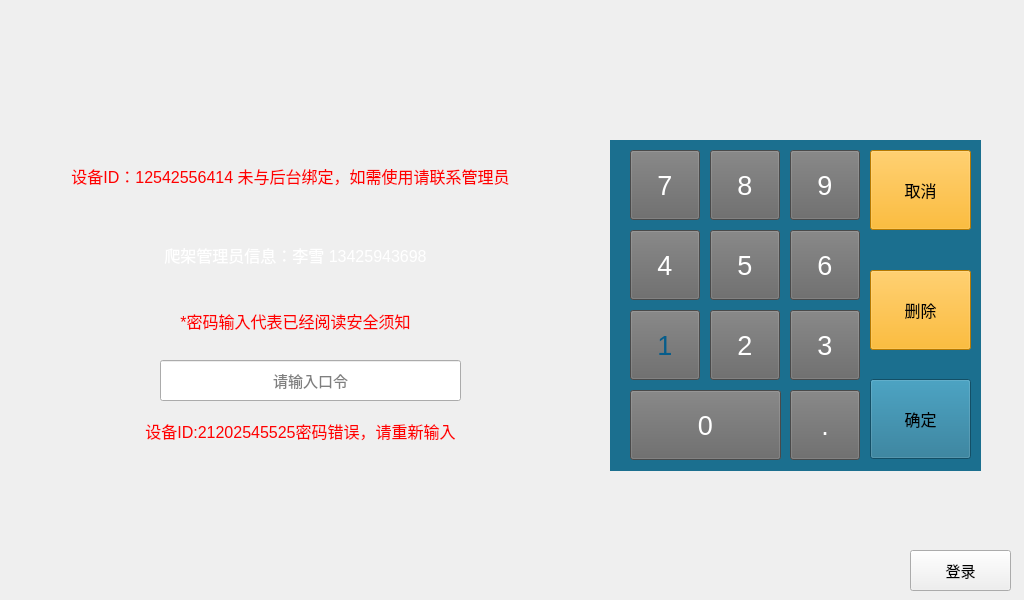
<?xml version="1.0" encoding="UTF-8"?>
<ui version="4.0">
 <class>user_instructions</class>
 <widget class="QMainWindow" name="user_instructions">
  <property name="geometry">
   <rect>
    <x>0</x>
    <y>0</y>
    <width>1024</width>
    <height>600</height>
   </rect>
  </property>
  <property name="font">
   <font>
    <family>Arial</family>
    <pointsize>11</pointsize>
   </font>
  </property>
  <property name="windowTitle">
   <string>MainWindow</string>
  </property>
  <widget class="QWidget" name="centralwidget">
   <widget class="QPushButton" name="pushButton">
    <property name="geometry">
     <rect>
      <x>910</x>
      <y>550</y>
      <width>101</width>
      <height>41</height>
     </rect>
    </property>
    <property name="focusPolicy">
     <enum>Qt::NoFocus</enum>
    </property>
    <property name="text">
     <string>登录</string>
    </property>
   </widget>
   <widget class="QWidget" name="widget" native="true">
    <property name="geometry">
     <rect>
      <x>610</x>
      <y>140</y>
      <width>371</width>
      <height>331</height>
     </rect>
    </property>
    <property name="font">
     <font>
      <family>Arial</family>
      <pointsize>12</pointsize>
     </font>
    </property>
    <property name="styleSheet">
     <string notr="true">background-color: rgb(27, 111, 143);</string>
    </property>
    <widget class="QPushButton" name="pushButton_07">
     <property name="geometry">
      <rect>
       <x>20</x>
       <y>10</y>
       <width>70</width>
       <height>70</height>
      </rect>
     </property>
     <property name="font">
      <font>
       <family>Arial</family>
       <pointsize>20</pointsize>
      </font>
     </property>
     <property name="focusPolicy">
      <enum>Qt::NoFocus</enum>
     </property>
     <property name="styleSheet">
      <string notr="true">background-color: rgb(103, 103, 103);

color: rgb(255, 255, 255);</string>
     </property>
     <property name="text">
      <string>7</string>
     </property>
    </widget>
    <widget class="QPushButton" name="pushButton_08">
     <property name="geometry">
      <rect>
       <x>100</x>
       <y>10</y>
       <width>70</width>
       <height>70</height>
      </rect>
     </property>
     <property name="font">
      <font>
       <family>Arial</family>
       <pointsize>20</pointsize>
      </font>
     </property>
     <property name="focusPolicy">
      <enum>Qt::NoFocus</enum>
     </property>
     <property name="styleSheet">
      <string notr="true">background-color: rgb(103, 103, 103);
color: rgb(255, 255, 255);</string>
     </property>
     <property name="text">
      <string>8</string>
     </property>
    </widget>
    <widget class="QPushButton" name="pushButton_09">
     <property name="geometry">
      <rect>
       <x>180</x>
       <y>10</y>
       <width>70</width>
       <height>70</height>
      </rect>
     </property>
     <property name="font">
      <font>
       <family>Arial</family>
       <pointsize>20</pointsize>
      </font>
     </property>
     <property name="focusPolicy">
      <enum>Qt::NoFocus</enum>
     </property>
     <property name="styleSheet">
      <string notr="true">background-color: rgb(103, 103, 103);
color: rgb(255, 255, 255);</string>
     </property>
     <property name="text">
      <string>9</string>
     </property>
    </widget>
    <widget class="QPushButton" name="pushButton_06">
     <property name="geometry">
      <rect>
       <x>180</x>
       <y>90</y>
       <width>70</width>
       <height>70</height>
      </rect>
     </property>
     <property name="font">
      <font>
       <family>Arial</family>
       <pointsize>20</pointsize>
      </font>
     </property>
     <property name="focusPolicy">
      <enum>Qt::NoFocus</enum>
     </property>
     <property name="styleSheet">
      <string notr="true">background-color: rgb(103, 103, 103);
color: rgb(255, 255, 255);</string>
     </property>
     <property name="text">
      <string>6</string>
     </property>
    </widget>
    <widget class="QPushButton" name="pushButton_04">
     <property name="geometry">
      <rect>
       <x>20</x>
       <y>90</y>
       <width>70</width>
       <height>70</height>
      </rect>
     </property>
     <property name="font">
      <font>
       <family>Arial</family>
       <pointsize>20</pointsize>
      </font>
     </property>
     <property name="focusPolicy">
      <enum>Qt::NoFocus</enum>
     </property>
     <property name="styleSheet">
      <string notr="true">background-color: rgb(103, 103, 103);
color: rgb(255, 255, 255);</string>
     </property>
     <property name="text">
      <string>4</string>
     </property>
    </widget>
    <widget class="QPushButton" name="pushButton_05">
     <property name="geometry">
      <rect>
       <x>100</x>
       <y>90</y>
       <width>70</width>
       <height>70</height>
      </rect>
     </property>
     <property name="font">
      <font>
       <family>Arial</family>
       <pointsize>20</pointsize>
      </font>
     </property>
     <property name="focusPolicy">
      <enum>Qt::NoFocus</enum>
     </property>
     <property name="styleSheet">
      <string notr="true">background-color: rgb(103, 103, 103);
color: rgb(255, 255, 255);</string>
     </property>
     <property name="text">
      <string>5</string>
     </property>
    </widget>
    <widget class="QPushButton" name="pushButton_del">
     <property name="geometry">
      <rect>
       <x>260</x>
       <y>130</y>
       <width>101</width>
       <height>80</height>
      </rect>
     </property>
     <property name="font">
      <font>
       <family>Arial</family>
       <pointsize>12</pointsize>
      </font>
     </property>
     <property name="focusPolicy">
      <enum>Qt::NoFocus</enum>
     </property>
     <property name="styleSheet">
      <string notr="true">background-color: rgb(255, 170, 0);</string>
     </property>
     <property name="text">
      <string>删除</string>
     </property>
    </widget>
    <widget class="QPushButton" name="pushButton_00">
     <property name="geometry">
      <rect>
       <x>20</x>
       <y>250</y>
       <width>151</width>
       <height>70</height>
      </rect>
     </property>
     <property name="font">
      <font>
       <family>Arial</family>
       <pointsize>20</pointsize>
      </font>
     </property>
     <property name="focusPolicy">
      <enum>Qt::NoFocus</enum>
     </property>
     <property name="styleSheet">
      <string notr="true">background-color: rgb(103, 103, 103);
color: rgb(255, 255, 255);</string>
     </property>
     <property name="text">
      <string>0</string>
     </property>
    </widget>
    <widget class="QPushButton" name="pushButton_point">
     <property name="geometry">
      <rect>
       <x>180</x>
       <y>250</y>
       <width>70</width>
       <height>70</height>
      </rect>
     </property>
     <property name="font">
      <font>
       <family>Arial</family>
       <pointsize>20</pointsize>
      </font>
     </property>
     <property name="focusPolicy">
      <enum>Qt::NoFocus</enum>
     </property>
     <property name="styleSheet">
      <string notr="true">background-color: rgb(103, 103, 103);
color: rgb(255, 255, 255);</string>
     </property>
     <property name="text">
      <string>.</string>
     </property>
    </widget>
    <widget class="QPushButton" name="pushButton_03">
     <property name="geometry">
      <rect>
       <x>180</x>
       <y>170</y>
       <width>70</width>
       <height>70</height>
      </rect>
     </property>
     <property name="font">
      <font>
       <family>Arial</family>
       <pointsize>20</pointsize>
      </font>
     </property>
     <property name="focusPolicy">
      <enum>Qt::NoFocus</enum>
     </property>
     <property name="styleSheet">
      <string notr="true">background-color: rgb(103, 103, 103);
color: rgb(255, 255, 255);</string>
     </property>
     <property name="text">
      <string>3</string>
     </property>
    </widget>
    <widget class="QPushButton" name="pushButton_01">
     <property name="geometry">
      <rect>
       <x>20</x>
       <y>170</y>
       <width>70</width>
       <height>70</height>
      </rect>
     </property>
     <property name="font">
      <font>
       <family>Arial</family>
       <pointsize>20</pointsize>
      </font>
     </property>
     <property name="focusPolicy">
      <enum>Qt::NoFocus</enum>
     </property>
     <property name="styleSheet">
      <string notr="true">background-color: rgb(103, 103, 103);
color: rgb(6, 93, 139);
</string>
     </property>
     <property name="text">
      <string>1</string>
     </property>
    </widget>
    <widget class="QPushButton" name="pushButton_02">
     <property name="geometry">
      <rect>
       <x>100</x>
       <y>170</y>
       <width>70</width>
       <height>70</height>
      </rect>
     </property>
     <property name="font">
      <font>
       <family>Arial</family>
       <pointsize>20</pointsize>
      </font>
     </property>
     <property name="focusPolicy">
      <enum>Qt::NoFocus</enum>
     </property>
     <property name="styleSheet">
      <string notr="true">background-color: rgb(103, 103, 103);
color: rgb(255, 255, 255);</string>
     </property>
     <property name="text">
      <string>2</string>
     </property>
    </widget>
    <widget class="QPushButton" name="pushButton_ok">
     <property name="geometry">
      <rect>
       <x>260</x>
       <y>239</y>
       <width>101</width>
       <height>80</height>
      </rect>
     </property>
     <property name="font">
      <font>
       <family>Arial</family>
       <pointsize>12</pointsize>
      </font>
     </property>
     <property name="focusPolicy">
      <enum>Qt::NoFocus</enum>
     </property>
     <property name="styleSheet">
      <string notr="true"/>
     </property>
     <property name="text">
      <string>确定</string>
     </property>
    </widget>
    <widget class="QPushButton" name="pushButton_NO">
     <property name="geometry">
      <rect>
       <x>260</x>
       <y>10</y>
       <width>101</width>
       <height>80</height>
      </rect>
     </property>
     <property name="font">
      <font>
       <family>Arial</family>
       <pointsize>12</pointsize>
      </font>
     </property>
     <property name="focusPolicy">
      <enum>Qt::NoFocus</enum>
     </property>
     <property name="styleSheet">
      <string notr="true">background-color: rgb(255, 170, 0);</string>
     </property>
     <property name="text">
      <string>取消</string>
     </property>
    </widget>
   </widget>
   <widget class="QLabel" name="label_instructions">
    <property name="geometry">
     <rect>
      <x>140</x>
      <y>300</y>
      <width>311</width>
      <height>41</height>
     </rect>
    </property>
    <property name="font">
     <font>
      <family>Arial</family>
      <pointsize>12</pointsize>
     </font>
    </property>
    <property name="styleSheet">
     <string notr="true">border-color: rgb(255, 0, 0);
color: rgb(255, 0, 0);</string>
    </property>
    <property name="text">
     <string>*密码输入代表已经阅读安全须知</string>
    </property>
    <property name="alignment">
     <set>Qt::AlignCenter</set>
    </property>
   </widget>
   <widget class="QLabel" name="label_passworderror">
    <property name="geometry">
     <rect>
      <x>130</x>
      <y>410</y>
      <width>341</width>
      <height>41</height>
     </rect>
    </property>
    <property name="font">
     <font>
      <family>Arial</family>
      <pointsize>12</pointsize>
     </font>
    </property>
    <property name="styleSheet">
     <string notr="true">border-color: rgb(255, 0, 0);
color: rgb(255, 0, 0);</string>
    </property>
    <property name="text">
     <string>设备ID:21202545525密码错误，请重新输入</string>
    </property>
    <property name="alignment">
     <set>Qt::AlignCenter</set>
    </property>
   </widget>
   <widget class="QLabel" name="label_admininformation">
    <property name="geometry">
     <rect>
      <x>70</x>
      <y>220</y>
      <width>451</width>
      <height>71</height>
     </rect>
    </property>
    <property name="font">
     <font>
      <family>Arial</family>
      <pointsize>12</pointsize>
     </font>
    </property>
    <property name="styleSheet">
     <string notr="true">color: rgb(255, 255, 255);</string>
    </property>
    <property name="text">
     <string>&lt;html&gt;&lt;head/&gt;&lt;body&gt;&lt;p&gt;爬架管理员信息：李雪 13425943698&lt;/p&gt;&lt;/body&gt;&lt;/html&gt;</string>
    </property>
    <property name="alignment">
     <set>Qt::AlignCenter</set>
    </property>
   </widget>
   <widget class="QLabel" name="label_StateInformation">
    <property name="geometry">
     <rect>
      <x>40</x>
      <y>160</y>
      <width>501</width>
      <height>31</height>
     </rect>
    </property>
    <property name="font">
     <font>
      <family>Arial</family>
      <pointsize>12</pointsize>
     </font>
    </property>
    <property name="styleSheet">
     <string notr="true">border-color: rgb(255, 0, 0);
color: rgb(255, 0, 0);</string>
    </property>
    <property name="text">
     <string>设备ID：12542556414 未与后台绑定，如需使用请联系管理员</string>
    </property>
    <property name="alignment">
     <set>Qt::AlignCenter</set>
    </property>
   </widget>
   <widget class="QLineEdit" name="lineEdit_passwork">
    <property name="geometry">
     <rect>
      <x>160</x>
      <y>360</y>
      <width>301</width>
      <height>41</height>
     </rect>
    </property>
    <property name="focusPolicy">
     <enum>Qt::NoFocus</enum>
    </property>
    <property name="text">
     <string/>
    </property>
    <property name="alignment">
     <set>Qt::AlignCenter</set>
    </property>
    <property name="placeholderText">
     <string>请输入口令</string>
    </property>
   </widget>
  </widget>
 </widget>
 <resources/>
 <connections/>
</ui>
